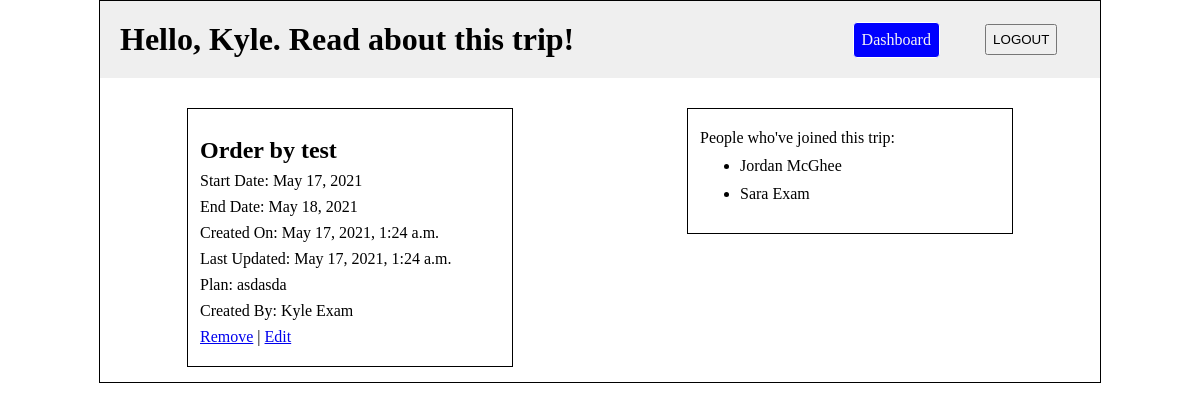
Screenshot of /dashboard/5 (signed in) with the database file from the repository.
### login_registration_app/models.py (models this page shows)
class User(models.Model):
    first_name = models.CharField(max_length = 255)
    last_name = models.CharField(max_length = 255)
    birthday = models.DateField()
    email = models.EmailField(unique=True)
    password = models.CharField(max_length = 255)
    objects = UserManager()
    created_at = models.DateTimeField(auto_now_add=True)
    updated_at = models.DateTimeField(auto_now=True)

### exam_app/models.py (models this page shows)
class Trip(models.Model):
    destination = models.CharField(max_length = 255)
    start_date = models.DateField()
    end_date = models.DateField()
    plan = models.TextField()
    created_by = models.ForeignKey(User, related_name = "trips", on_delete = models.CASCADE)
    joined_by = models.ManyToManyField(User, related_name = "joined_trips")
    objects = TripManager()
    created_at = models.DateTimeField(auto_now_add=True)
    updated_at = models.DateTimeField(auto_now=True)

### exam_app/views.py (the view)
# urls.py: path('<int:id>', views.view),
def view(request, id):
    this_trip = Trip.objects.get(id=id)
    context = {
        "user": User.objects.get(id=request.session['user_id']),
        "this_trip" : this_trip,
        "all_joined_users": this_trip.joined_by.all(),
        "created_by": this_trip.created_by
    }
    return render(request, "view.html", context)

### exam_app/templates/view.html (shortened to what this page needs)
{% extends 'base.html' %}
{% block content %}
<div id="view_nav">
    <h1>Hello, {{user.first_name}}. Read about this trip!</h1>
    <div id="view_nav_right">
        <a href="/dashboard" id="dashboard">Dashboard</a>
        <form action="logout" method="POST">
            <input type="submit" value="LOGOUT" class="button" id="logout">
        </form>
    </div>
</div>
<div id="view_main">
    <div id="trip_details">
        <h2>{{this_trip.destination}}</h2>
        <p>Start Date: {{this_trip.start_date}}</p>
        <p>End Date: {{this_trip.end_date}}</p>
        <p>Created On: {{this_trip.created_at}}</p>
        <p>Last Updated: {{this_trip.updated_at}}</p>
        <p>Plan: {{this_trip.plan}}</p>
        <p>Created By: {{this_trip.created_by.first_name}} {{this_trip.created_by.last_name}}</p>
        {% if user == created_by %}
        <div id="edit_trip">
            <a href="{{this_trip.id}}/remove">Remove</a> | <a href="{{this_trip.id}}/edit">Edit</a>
        </div>
        {% endif %}
    </div>
    <div id="joined_by">
        <p>People who've joined this trip:</p>
        <ul>
            {% for joined_user in all_joined_users %}
                {% if joined_user != user %}
                <li>{{joined_user.first_name}} {{joined_user.last_name}}</li>
                {% endif %}
            {% endfor %}
        </ul>
    </div>
</div>
{% endblock %}

### exam_app/static/css/dashboard.css (style rules this page uses)
* { margin: 0px; padding: 0px; }
#logout { padding: 6px; }
#new_trip, #dashboard, #no_delete { text-decoration: none; background-color: blue; color: whitesmoke; border: 1px solid white; border-radius: 4px; padding: 8px; }
#view_nav { display: flex; justify-content: space-between; align-items: center; background-color: #efefef; padding: 20px; margin-bottom: 15px; }
#view_nav_right { display: flex; justify-content: space-around; align-items: center; width: 250px; }
#view_main { display: flex; justify-content: space-around; align-items: flex-start; }
#trip_details { width: 30%; margin: 15px; text-align: left; border: 1px solid black; padding: 20px 12px; }
#trip_details h2, #trip_details p { margin: 8px 0px; }
#joined_by { width: 30%; margin: 15px; text-align: left; border: 1px solid black; padding: 20px 12px; }
#joined_by li { margin: 10px 0px 10px 40px; }

### rows the page displays
User: first_name "Kyle"
Trip: destination "Order by test", start_date "May 17, 2021", end_date "May 18, 2021", created_at "May 17, 2021, 1:24 a.m.", updated_at "May 17, 2021, 1:24 a.m.", plan "asdasda", created_by.first_name "Kyle", created_by.last_name "Exam"
User: first_name "Jordan", last_name "McGhee"
User: first_name "Sara", last_name "Exam"
